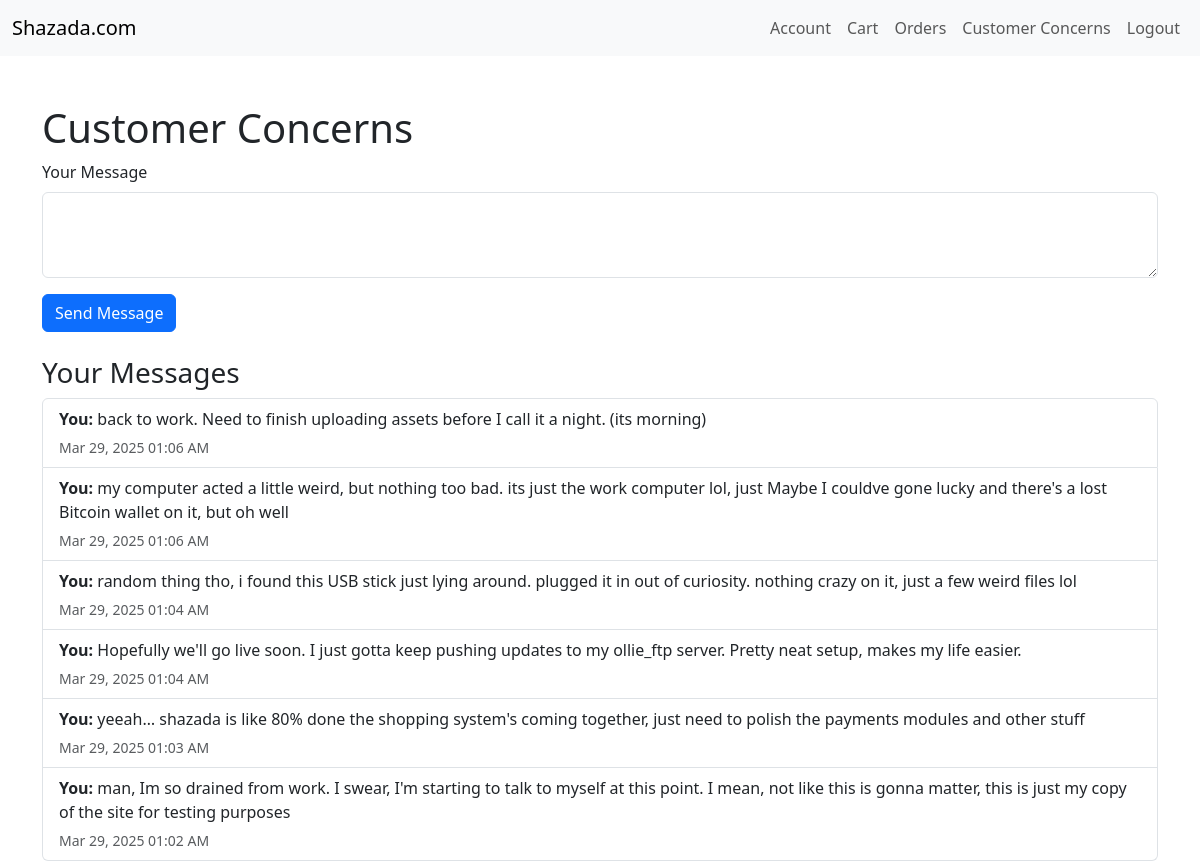
Screenshot of /user/concerns.php (signed in) with the database file from the repository.
### tables this page shows
CREATE TABLE `customer_concerns` (
  `concern_id` int(11) NOT NULL,
  `user_id` int(11) NOT NULL,
  `message` text NOT NULL,
  `admin_reply` text DEFAULT NULL,
  `created_at` timestamp NOT NULL DEFAULT current_timestamp(),
  `updated_at` timestamp NOT NULL DEFAULT current_timestamp() ON UPDATE current_timestamp()
);

### user/concerns.php (the view, shortened to what this page needs)
<?php
include '../includes/db.php';
$user_id = $_SESSION['user_id'];
$stmt = $conn->prepare("SELECT * FROM customer_concerns WHERE user_id = ? ORDER BY created_at DESC");
$stmt->execute([$user_id]);
$concerns = $stmt->fetchAll();
?>
<!DOCTYPE html>
<html lang="en">
<head>
    <link href="https://cdn.jsdelivr.net/npm/bootstrap@5.3.0/dist/css/bootstrap.min.css" rel="stylesheet">
</head>
<body>
    <nav class="navbar navbar-expand-lg navbar-light bg-light">
        <div class="container-fluid">
            <a class="navbar-brand" href="shopping.php">Shazada.com</a>
            <div class="collapse navbar-collapse" id="navbarNav">
                <ul class="navbar-nav ms-auto">
                    <li class="nav-item">
                        <a class="nav-link" href="account.php">Account</a>
                    </li>
                    <li class="nav-item">
                        <a class="nav-link" href="cart.php">Cart</a>
                    </li>
                    <li class="nav-item">
                        <a class="nav-link" href="orders.php">Orders</a>
                    </li>
                    <li class="nav-item">
                        <a class="nav-link" href="concerns.php">Customer Concerns</a>
                    </li>
                    <li class="nav-item">
                        <a class="nav-link" href="../logout.php">Logout</a>
                    </li>
                </ul>
            </div>
        </div>
    </nav>
    <div class="container mt-5">
        <h1>Customer Concerns</h1>
        <form method="POST" class="mb-4">
            <div class="mb-3">
                <label for="message" class="form-label">Your Message</label>
                <textarea class="form-control" id="message" name="message" rows="3" required></textarea>
            </div>
            <button type="submit" class="btn btn-primary">Send Message</button>
        </form>
        <h3>Your Messages</h3>
        <?php if (empty($concerns)): ?>
            <div class="alert alert-info">You have no messages yet.</div>
        <?php else: ?>
            <div class="list-group">
                <?php foreach ($concerns as $concern): ?>
                    <div class="list-group-item">
                        <div class="d-flex justify-content-between">
                            <div>
                                <p class="mb-1"><strong>You:</strong> <?php echo htmlspecialchars($concern['message']); ?></p>
                                <small class="text-muted"><?php echo date('M d, Y h:i A', strtotime($concern['created_at'])); ?></small>
                            </div>
                        </div>
                    </div>
                <?php endforeach; ?>
            </div>
        <?php endif; ?>
    </div>
</body>
</html>

### rows the page displays
customer_concerns: message "back to work. Need to finish uploading assets before I call it a night. (its morning)", created_at "Mar 29, 2025 01:06 AM"
customer_concerns: message "my computer acted a little weird, but nothing too bad. its just the work computer lol, just Maybe I couldve gone lucky and there's a lost Bitcoin wallet on it, but oh well", created_at "Mar 29, 2025 01:06 AM"
customer_concerns: message "random thing tho, i found this USB stick just lying around. plugged it in out of curiosity. nothing crazy on it, just a few weird files lol", created_at "Mar 29, 2025 01:04 AM"
customer_concerns: message "Hopefully we'll go live soon. I just gotta keep pushing updates to my ollie_ftp server. Pretty neat setup, makes my life easier.", created_at "Mar 29, 2025 01:04 AM"
customer_concerns: message "yeeah… shazada is like 80% done the shopping system's coming together, just need to polish the payments modules and other stuff", created_at "Mar 29, 2025 01:03 AM"
customer_concerns: message "man, Im so drained from work. I swear, I'm starting to talk to myself at this point. I mean, not like this is gonna matter, this is just my copy of the site for testing purposes", created_at "Mar 29, 2025 01:02 AM"
